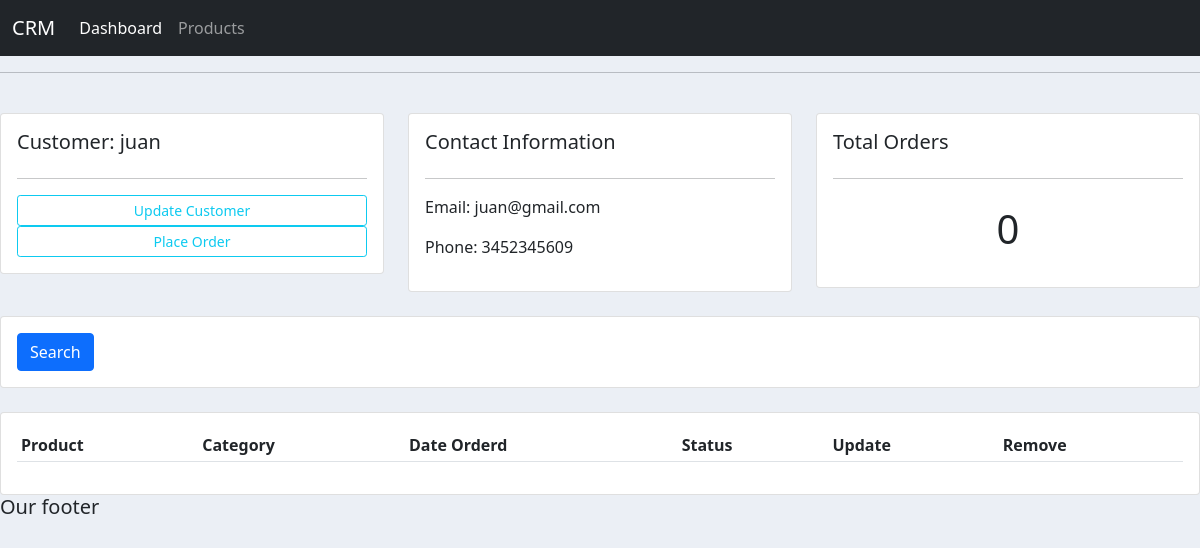
/customer/3/, run on the app's committed database.
### accounts/models.py (models this page shows, shortened)
class Customer(models.Model):
    name = models.CharField(max_length=200, null=True)
    phone = models.CharField(max_length=200, null=True)
    email = models.CharField(max_length=200, null=True)
    date_created = models.DateTimeField(auto_now_add=True, null=True)

### accounts/views.py (the view)
# urls.py: path('customer/<str:pk>/', views.customer, name="customer"),
def customer(request, pk):
    customer=Customer.objects.get(id=pk)
    orders=customer.order_set.all()
    ordersCount=orders.count()
    context={'customer': customer, 'orders':orders, 'ordersCount':ordersCount}
    return render(request, 'accounts/customer.html',context)

### accounts/templates/accounts/customer.html (shortened to what this page needs)
{% extends 'accounts/main.html' %}
{% block content %}
<br>
<div class="row">
	<div class="col-md">
		<div class="card card-body">
			<h5>Customer: {{customer.name}}</h5>
			<hr>
			<a class="btn btn-outline-info  btn-sm btn-block" href="">Update Customer</a>
			<a class="btn btn-outline-info  btn-sm btn-block" href="{% url 'createOrder' customer.id %}">Place Order</a>
		</div>
	</div>
	<div class="col-md">
		<div class="card card-body">
			<h5>Contact Information</h5>
			<hr>
			<p>Email: {{customer.email}}</p>
			<p>Phone: {{customer.phone}}</p>
		</div>
	</div>
	<div class="col-md">
		<div class="card card-body">
			<h5>Total Orders</h5>
			<hr>
			<h1 style="text-align: center;padding: 10px">{{ordersCount}}</h1>
		</div>
	</div>
</div>
<br>
<div class="row">
	<div class="col">
		<div class="card card-body">
			<form method="get">
		    <button class="btn btn-primary" type="submit">Search</button>
		  </form>
		</div>
	</div>
</div>
<br>
<div class="row">
	<div class="col-md">
		<div class="card card-body">
			<table class="table table-sm">
				<tr>
					<th>Product</th>
					<th>Category</th>
					<th>Date Orderd</th>
					<th>Status</th>
					<th>Update</th>
					<th>Remove</th>
				</tr>
			</table>
		</div>
	</div>
</div>
{% endblock %}

### static/css/main.css (style rules this page uses)
body { background-color: #ebeff5; }

### data on the page
Customer: name "juan", email "juan@gmail.com", phone "3452345609"

### other printed values
{{ ordersCount }} "0"
